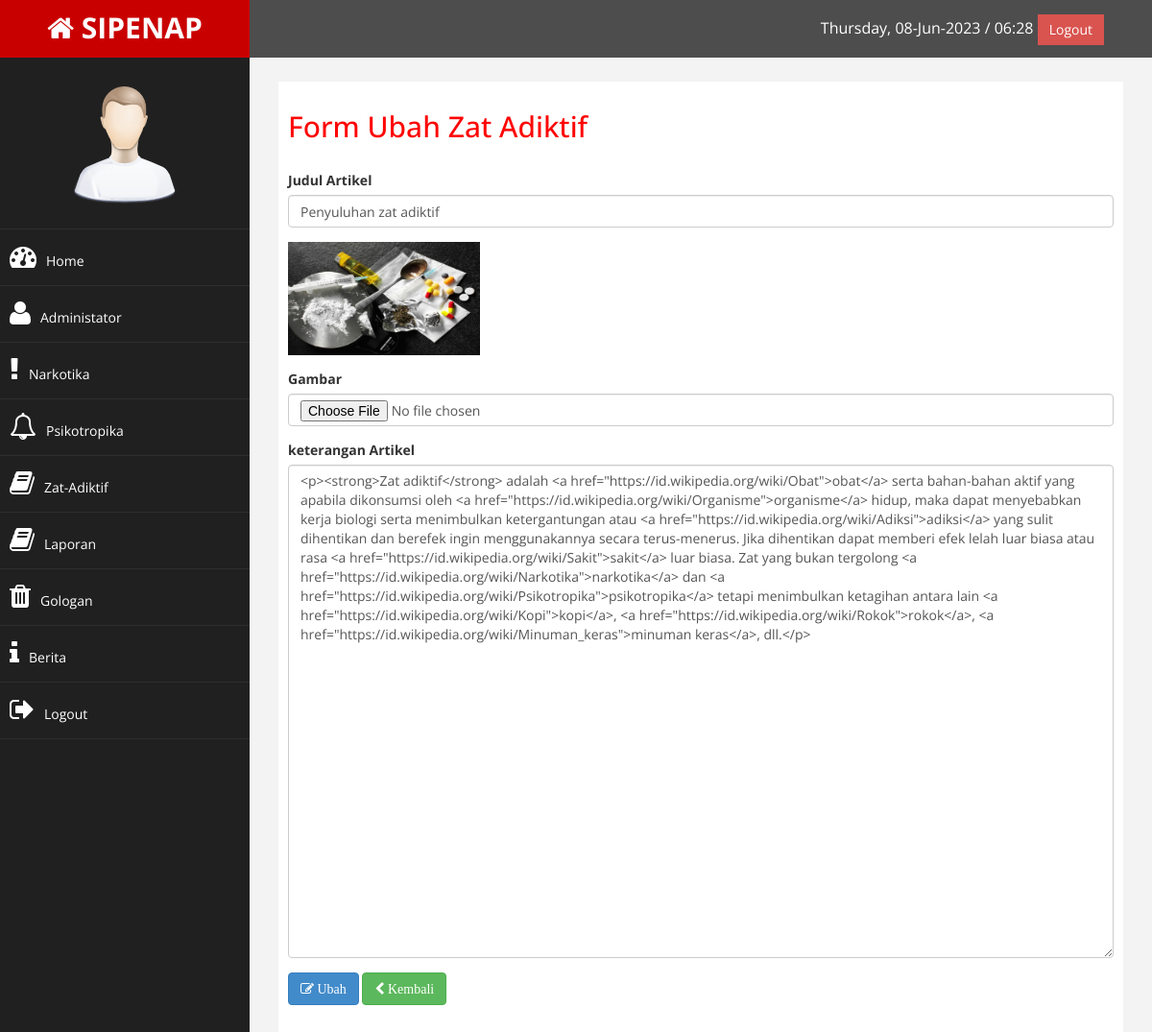
/admin/index.php?halaman=ubah_zat_adiktif&id=2 (signed in), run on the app's committed database.
### tables this page shows
CREATE TABLE `zat_adiktif` (
  `id_zat_adiktif` int(11) NOT NULL,
  `id_golongan` int(11) NOT NULL,
  `judul` varchar(100) NOT NULL,
  `gambar` text NOT NULL,
  `keterangan` text NOT NULL
);

### admin/zat adiktif/ubah_zat_adiktif.php (the view, shortened to what this page needs)
<h2>Form Ubah Zat Adiktif</h2><br>
<?php
	$ambil = $koneksi->query("SELECT * FROM zat_adiktif WHERE id_zat_adiktif='$_GET[id]'");
	$pecah = $ambil->fetch_assoc();
?>
<form method="post" enctype="multipart/form-data">
	<div class="form-group">
		<label for="judul" class="form-label">Judul Artikel</label>
		<input type="text" name="judul" class="form-control" id="judul" value="<?php echo $pecah['judul']; ?>">
	</div>
	<div class="form-group">
		<img src="../images/<?php echo $pecah['gambar']; ?>" width="200">
	</div>
	<div class="form-group">
		<label for="foto" class="form-label">Gambar</label><br>
		<input type="file" class="form-control" name="foto" id="foto">
	</div>
	<div class="form-group">
		<label for="keterangan" class="form-label">keterangan Artikel</label>
		<textarea name="keterangan" class="form-control" rows="25" id="keterangan"><?php echo $pecah['keterangan']; ?></textarea>
	</div>
	<div class="form-group">
		<button class="btn btn-primary" name="ubah"><i class="fa fa-edit"> Ubah</i></button>
		<a href="index.php?halaman=zat_adiktif" class="btn btn-success"><i class="fa fa-chevron-left"> Kembali</i></a>
	</div>
</form>

### admin/assets/css/custom.css (style rules this page uses)
body { font-family: 'Open Sans', sans-serif; }
h2 { color: #f00; }

### data on the page
zat_adiktif: judul "Penyuluhan zat adiktif", gambar (picture), keterangan "<p><strong>Zat adiktif</strong> adalah <a href=\"https://id.wikipedia.org/wiki/Obat\">obat</a> serta bahan-bahan aktif yang apabila dikonsumsi oleh <a href=\"https://id.wikipedia.org/wiki/Organisme\">organisme</a> hidup, maka dapat menyebabkan kerja biologi serta menimbulkan ketergantungan atau <a href=\"https://id.wikipedia.org/wiki/Adiksi\">adiksi</a> yang sulit dihentikan dan berefek ingin menggunakannya secara terus-menerus. Jika dihentikan dapat memberi efek lelah luar biasa atau rasa <a href=\"https://id.wikipedia.org/wiki/Sakit\">sakit</a> luar biasa. Zat yang bukan tergolong <a href=\"https://id.wikipedia.org/wiki/Narkotika\">narkotika</a> dan <a…"
